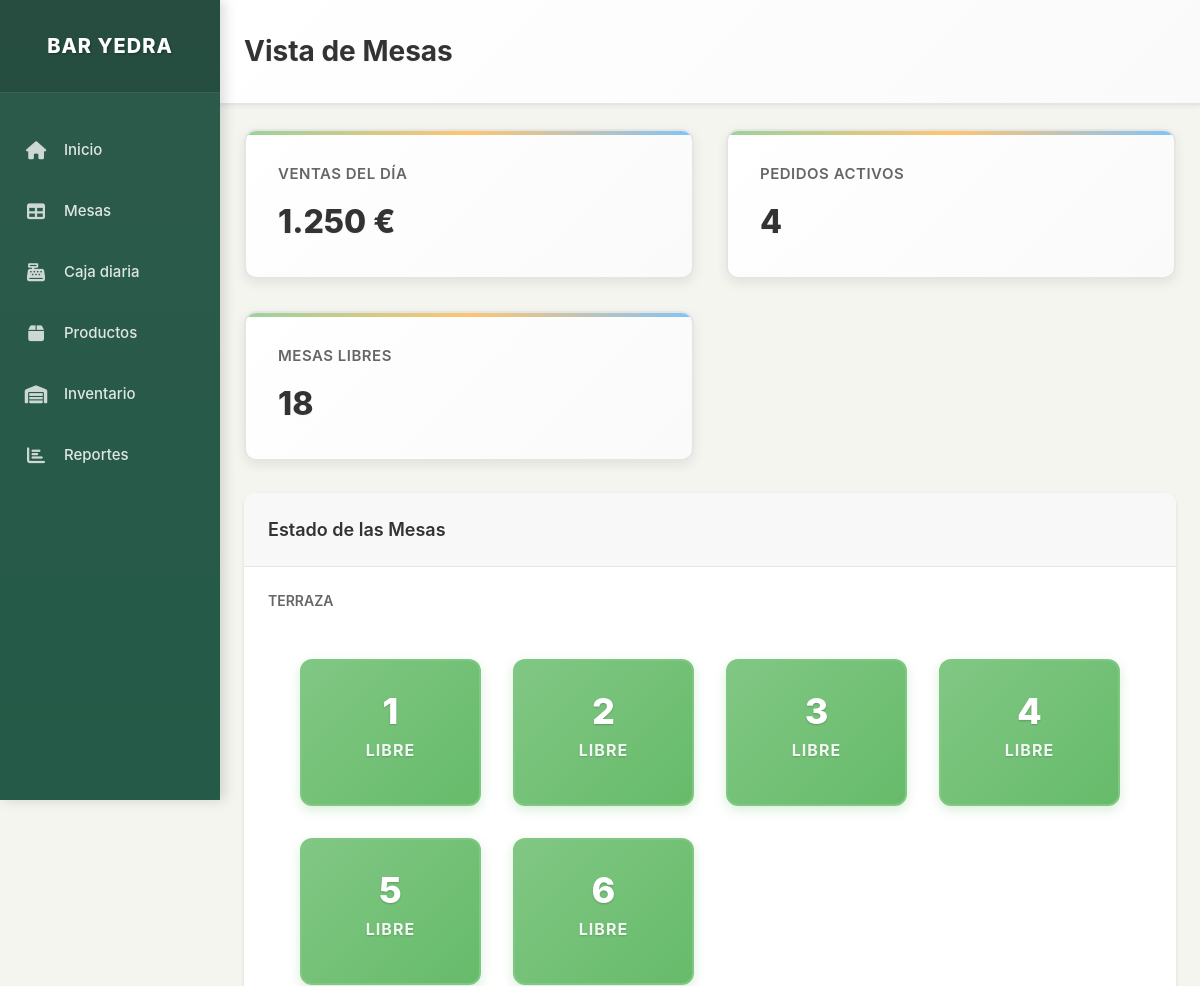
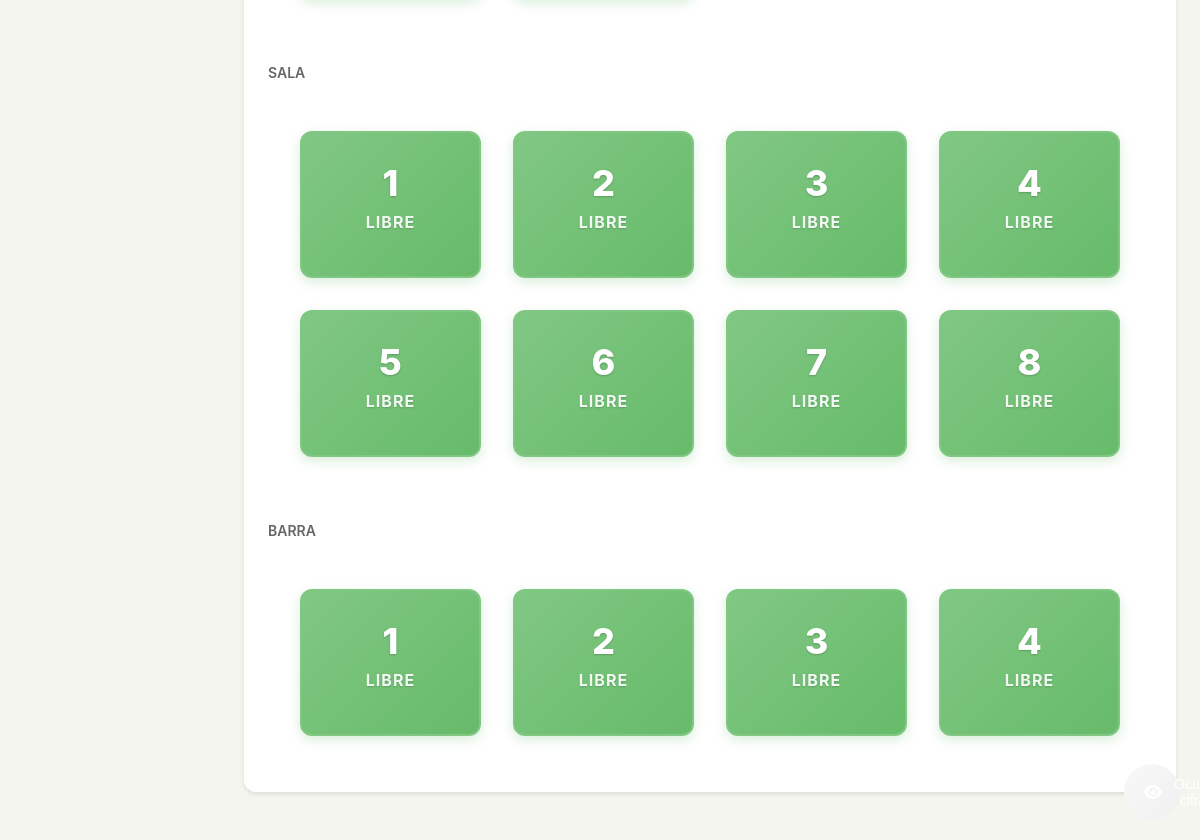
The page / on the database its author committed (2 pictures, top to bottom).
### models.py (models this page shows, shortened)
class Mesa(db.Model):
    id = db.Column(db.Integer, primary_key=True)
    numero = db.Column(db.Integer, nullable=False)
    zona = db.Column(db.String(50), nullable=False)  # Terraza, Sala, Barra
    estado = db.Column(db.String(20), default='libre')  # libre, ocupada, pagada
    pedidos = db.relationship('Pedido', backref='mesa', lazy=True)

### app.py (the view)
@app.route('/')
def index():
    mesas_terraza = Mesa.query.filter_by(zona='Terraza').all()
    mesas_sala = Mesa.query.filter_by(zona='Sala').all()
    mesas_barra = Mesa.query.filter_by(zona='Barra').all()
    return render_template('index.html',
                         mesas_terraza=mesas_terraza,
                         mesas_sala=mesas_sala,
                         mesas_barra=mesas_barra)

### templates/index.html (shortened to what this page needs)
{% extends "layout.html" %}
{% block page_title %}Vista de Mesas{% endblock %}
{% block content %}
<div class="stats-grid">
    <div class="stat-card">
        <div class="stat-card-title">Ventas del día</div>
        <div class="stat-card-value">1.250 €</div>
    </div>
    <div class="stat-card">
        <div class="stat-card-title">Pedidos activos</div>
        <div class="stat-card-value">4</div>
    </div>
    <div class="stat-card">
        <div class="stat-card-title">Mesas libres</div>
        <div class="stat-card-value">{{ (mesas_terraza + mesas_sala + mesas_barra)|selectattr('estado', 'equalto', 'libre')|list|length }}</div>
    </div>
</div>
<div class="card">
    <div class="card-header">
        <h3 class="card-title">Estado de las Mesas</h3>
    </div>
    <div class="card-body">
        <h4 style="margin-bottom: 16px; color: var(--color-text-light); font-size: 14px; font-weight: 600;">TERRAZA</h4>
        <div class="tables-grid" style="margin-bottom: 32px;">
            {% for mesa in mesas_terraza %}
            <div class="table-card table-{{ mesa.estado }}" onclick="goToTable({{ mesa.id }})">
                <div class="table-number">{{ mesa.numero }}</div>
                <div class="table-status">{{ mesa.estado|title }}</div>
            </div>
            {% endfor %}
        </div>
        <h4 style="margin-bottom: 16px; color: var(--color-text-light); font-size: 14px; font-weight: 600;">SALA</h4>
        <div class="tables-grid" style="margin-bottom: 32px;">
            {% for mesa in mesas_sala %}
            <div class="table-card table-{{ mesa.estado }}" onclick="goToTable({{ mesa.id }})">
                <div class="table-number">{{ mesa.numero }}</div>
                <div class="table-status">{{ mesa.estado|title }}</div>
            </div>
            {% endfor %}
        </div>
        <h4 style="margin-bottom: 16px; color: var(--color-text-light); font-size: 14px; font-weight: 600;">BARRA</h4>
        <div class="tables-grid">
            {% for mesa in mesas_barra %}
            <div class="table-card table-{{ mesa.estado }}" onclick="goToTable({{ mesa.id }})">
                <div class="table-number">{{ mesa.numero }}</div>
                <div class="table-status">{{ mesa.estado|title }}</div>
            </div>
            {% endfor %}
        </div>
    </div>
</div>
{% set mesas_libre = [] %}
{% set mesas_ocupada = [] %}
{% set mesas_pagada = [] %}
{% for mesa in mesas_terraza + mesas_sala + mesas_barra %}
    {% if mesa.estado == 'libre' %}
        {% set _ = mesas_libre.append(mesa) %}
    {% elif mesa.estado == 'ocupada' %}
        {% set _ = mesas_ocupada.append(mesa) %}
    {% elif mesa.estado == 'pagada' %}
        {% set _ = mesas_pagada.append(mesa) %}
    {% endif %}
{% endfor %}
{% endblock %}

### templates/layout.html (shortened to what this page needs)
<!DOCTYPE html>
<html lang="es">
<head>
    <link href="https://cdnjs.cloudflare.com/ajax/libs/font-awesome/6.0.0/css/all.min.css" rel="stylesheet">
    <link href="{{ url_for('static', filename='css/style.css') }}" rel="stylesheet">
</head>
<body>
    <div class="app-layout">
        <aside class="sidebar" role="navigation" aria-label="Navegación principal">
            <div class="sidebar-header">
                <a class="sidebar-brand" href="{{ url_for('index') }}" aria-label="Bar Yedra - Ir al inicio">
                    BAR YEDRA
                </a>
            </div>
            <nav id="sidebar-nav" aria-label="Menú principal">
                <ul class="sidebar-nav" role="menubar">
                    <li role="none">
                        <a class="nav-link" href="{{ url_for('index') }}" role="menuitem" aria-label="Ir a inicio y gestión de mesas">
                            <i class="fas fa-home" aria-hidden="true"></i>
                            Inicio
                        </a>
                    </li>
                    <li role="none">
                        <a class="nav-link" href="{{ url_for('index') }}" role="menuitem" aria-label="Gestionar mesas del restaurante">
                            <i class="fas fa-table" aria-hidden="true"></i>
                            Mesas
                        </a>
                    </li>
                    <li role="none">
                        <a class="nav-link" href="{{ url_for('cash_register') }}" role="menuitem" aria-label="Ver caja diaria y ventas">
                            <i class="fas fa-cash-register" aria-hidden="true"></i>
                            Caja diaria
                        </a>
                    </li>
                    <li role="none">
                        <a class="nav-link" href="{{ url_for('products') }}" role="menuitem" aria-label="Gestionar productos del menú">
                            <i class="fas fa-box" aria-hidden="true"></i>
                            Productos
                        </a>
                    </li>
                    <li role="none">
                        <a class="nav-link" href="{{ url_for('inventory') }}" role="menuitem" aria-label="Controlar inventario y stock">
                            <i class="fas fa-warehouse" aria-hidden="true"></i>
                            Inventario
                        </a>
                    </li>
                    <li role="none">
                        <a class="nav-link" href="{{ url_for('reports') }}" role="menuitem" aria-label="Ver reportes de ventas">
                            <i class="fas fa-chart-bar" aria-hidden="true"></i>
                            Reportes
                        </a>
                    </li>
                </ul>
            </nav>
        </aside>
        <main class="main-content">
            <header class="content-header">
                <h1 class="page-title">{% block page_title %}Dashboard{% endblock %}</h1>
                <button class="privacy-toggle" onclick="togglePrivacy()" id="privacy-btn">
                    <i class="fas fa-eye" id="privacy-icon"></i>
                </button>
            </header>
            <div class="content-container">
                {% block content %}{% endblock %}
            </div>
        </main>
    </div>
</body>
</html>

### rows shown on the page
Mesa: numero "1", estado "LIBRE"
Mesa: numero "2", estado "LIBRE"
Mesa: numero "3", estado "LIBRE"
Mesa: numero "4", estado "LIBRE"
Mesa: numero "5", estado "LIBRE"
Mesa: numero "6", estado "LIBRE"
Mesa: numero "1", estado "LIBRE"
Mesa: numero "2", estado "LIBRE"
Mesa: numero "3", estado "LIBRE"
Mesa: numero "4", estado "LIBRE"
Mesa: numero "5", estado "LIBRE"
Mesa: numero "6", estado "LIBRE"
Mesa: numero "7", estado "LIBRE"
Mesa: numero "8", estado "LIBRE"
Mesa: numero "1", estado "LIBRE"
Mesa: numero "2", estado "LIBRE"
Mesa: numero "3", estado "LIBRE"
Mesa: numero "4", estado "LIBRE"
